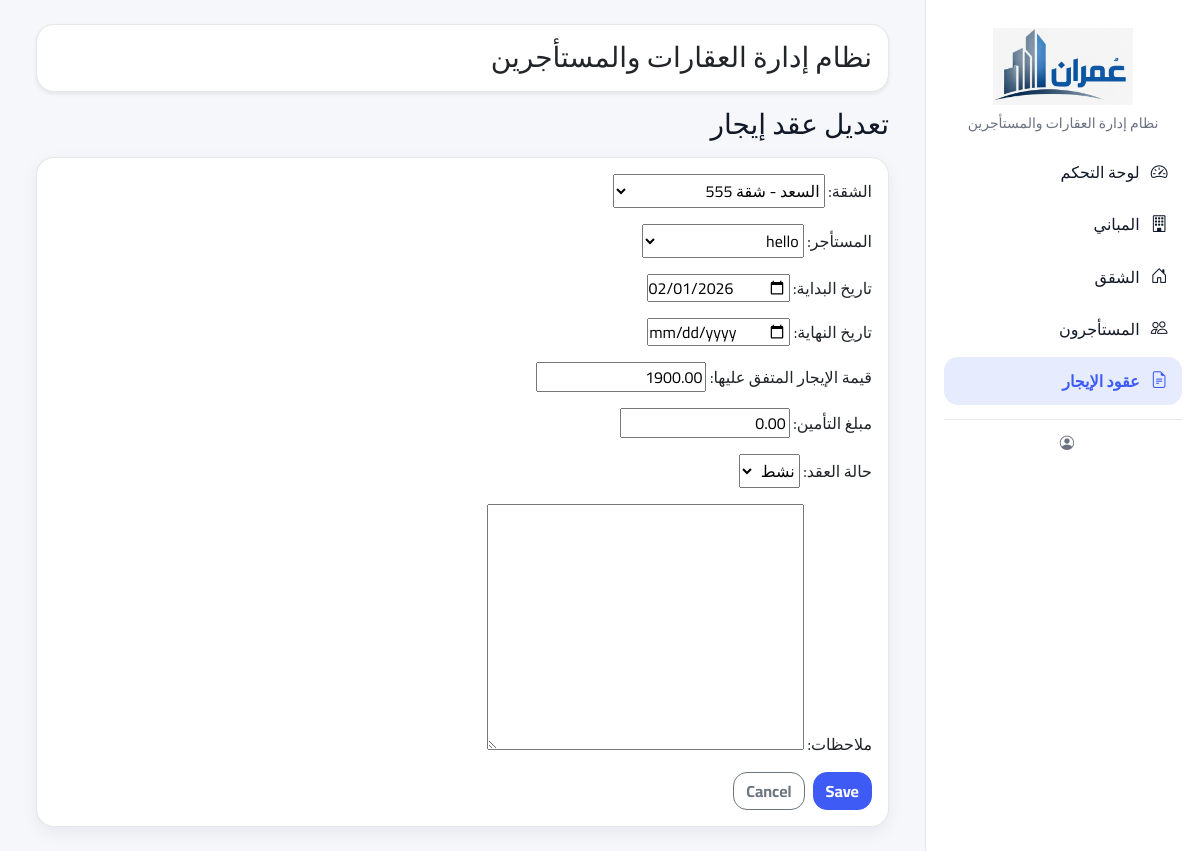
The page /leases/9/edit/ on the database as committed earlier.
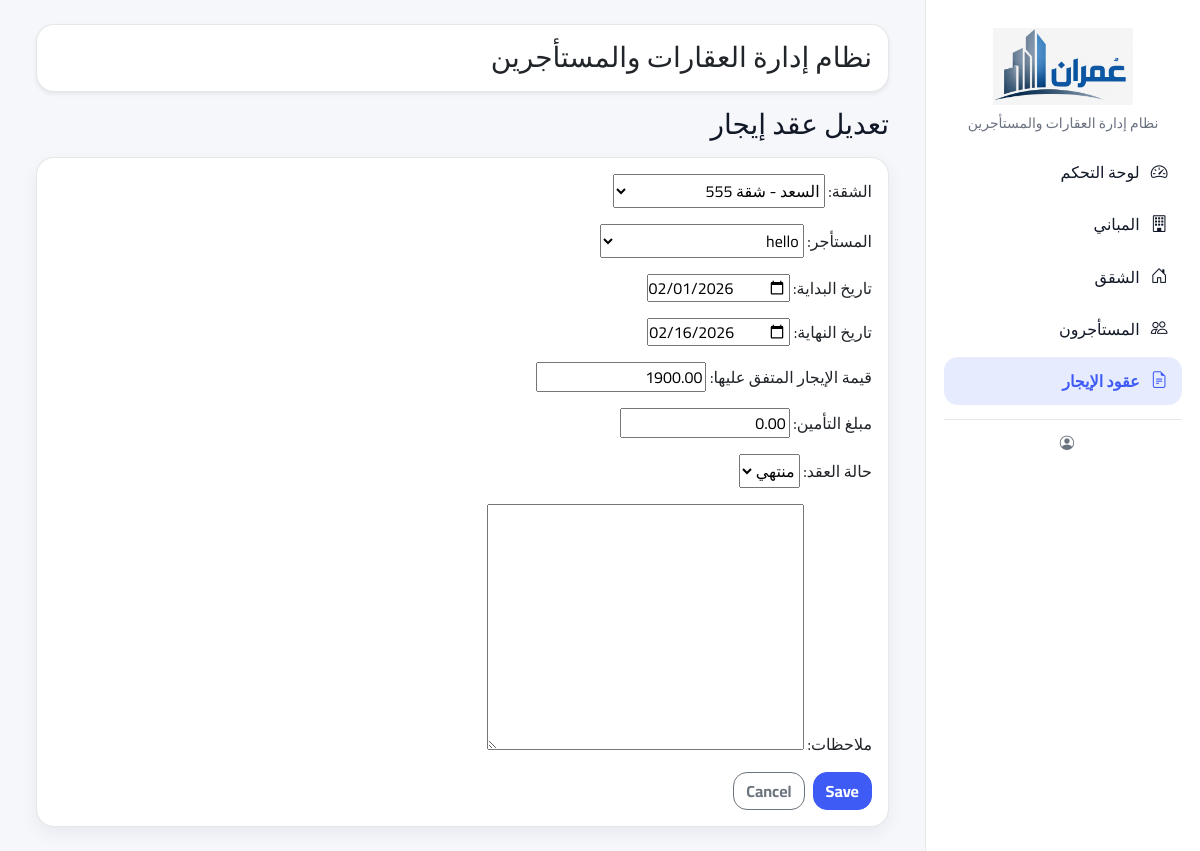
The same page on the database as committed later.
### listings/models.py (models this page shows, shortened)
class Lease(models.Model):
    class Status(models.TextChoices):
        ACTIVE = "ACTIVE", "نشط"
        EXPIRED = "EXPIRED", "منتهي"
        ENDED = "ENDED", "منتهي"
    apartment = models.ForeignKey(
        Apartment,
        verbose_name="الشقة",
        on_delete=models.PROTECT,
        related_name="leases"
    )
    tenant = models.ForeignKey(
        Tenant,
        verbose_name="المستأجر",
        on_delete=models.PROTECT,
        related_name="leases"
    )
    start_date = models.DateField("تاريخ البداية")
    end_date = models.DateField("تاريخ النهاية", null=True, blank=True)
    rent_amount = models.DecimalField("قيمة الإيجار المتفق عليها", max_digits=12, decimal_places=2)
    security_deposit = models.DecimalField("مبلغ التأمين", max_digits=12, decimal_places=2, default=0)
    status = models.CharField("حالة العقد", max_length=10, choices=Status.choices, default=Status.ACTIVE)
    notes = models.TextField("ملاحظات", blank=True)
    class Meta:
        verbose_name = "عقد"
        verbose_name_plural = "العقود"
        ordering = ["-start_date"]
        constraints = [
            models.UniqueConstraint(
                fields=["apartment"],
                condition=models.Q(status="ACTIVE"),
                name="unique_active_lease_per_apartment",
            )
        ]

### listings/views.py (the view, shortened to what this page needs)
# urls.py: path("leases/<int:pk>/edit/", views.lease_edit, name="lease_edit"),
def lease_edit(request, pk):
    lease = get_object_or_404(Lease.objects.select_related("apartment"), pk=pk)
    form = LeaseForm(request.POST or None, instance=lease)
    is_htmx = request.headers.get("HX-Request")
    return render(request, "listings/form.html", {"form": form, "title": "تعديل عقد إيجار"})

### listings/forms.py (shortened to what this page needs)
class LeaseForm(forms.ModelForm):
    class Meta:
        model = Lease
        fields = ["apartment", "tenant", "start_date", "end_date", "rent_amount", "security_deposit", "status", "notes"]
        widgets = {
            "start_date": forms.DateInput(attrs={"type": "date"}),
            "end_date": forms.DateInput(attrs={"type": "date"}),
        }
    def __init__(self, *args, **kwargs):
        super().__init__(*args, **kwargs)
        if not self.instance.pk:
            self.fields["apartment"].queryset = Apartment.objects.filter(status="VACANT")

### listings/models.py (called while the page is built)
    def __str__(self):
        return f"{self.building.name} - شقة {self.apartment_no}"

    def __str__(self):
        return self.full_name

### listings/templates/listings/form.html (shortened to what this page needs)
{% extends "layout/base.html" %}
{% block content %}
<div class="d-flex align-items-center justify-content-between mb-3">
  <h3 class="mb-0">{{ title }}</h3>
</div>
<div class="card">
  <div class="card-body">
    <form method="post" novalidate>
      {{ form.as_p }}
      <div class="d-flex gap-2">
        <button class="btn btn-primary" type="submit">Save</button>
        <a class="btn btn-outline-secondary" href="javascript:history.back()">Cancel</a>
      </div>
    </form>
  </div>
</div>
{% endblock %}

Rows that differ between the two databases and show on the page:
changed Lease "السعد - شقة 555": end_date (not shown) → "02/16/2026"; status "نشط" → "منتهي"
